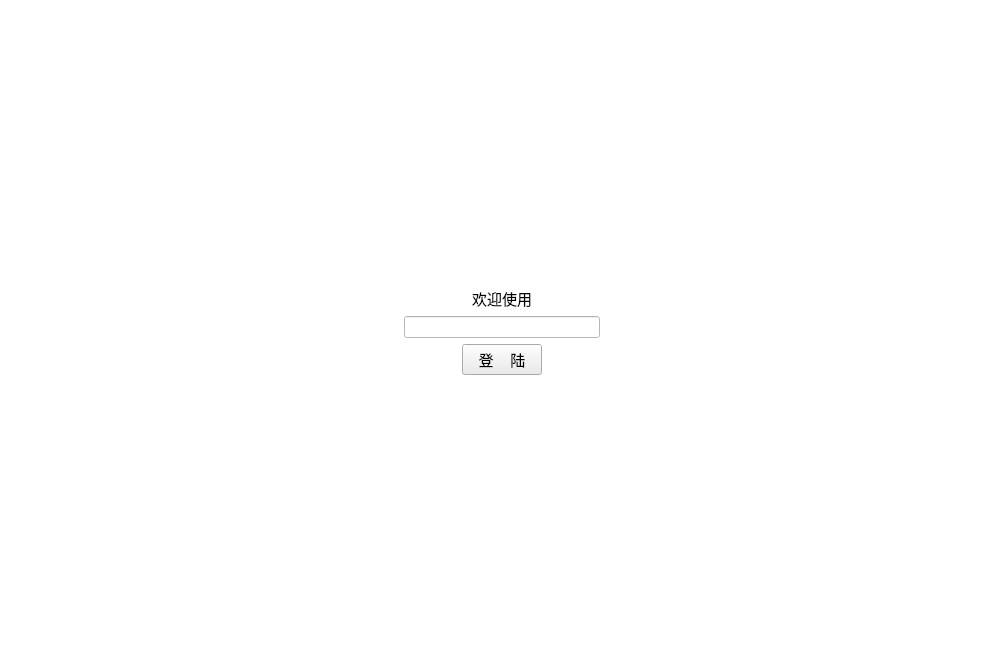
     <widget class="QWidget" name="LoginPage">
      <property name="autoFillBackground">
       <bool>false</bool>
      </property>
      <property name="styleSheet">
       <string notr="true">background-color: rgb(255, 255, 255);
border-color: rgb(255, 255, 255);
</string>
      </property>
      <layout class="QGridLayout" name="gridLayout_5" columnstretch="2,1,2">
       <item row="0" column="1">
        <spacer name="verticalSpacer">
         <property name="orientation">
          <enum>Qt::Vertical</enum>
         </property>
         <property name="sizeHint" stdset="0">
          <size>
           <width>20</width>
           <height>276</height>
          </size>
         </property>
        </spacer>
       </item>
       <item row="1" column="1">
        <widget class="QLabel" name="welcom_label">
         <property name="font">
          <font>
           <family>Microsoft YaHei UI</family>
           <pointsize>11</pointsize>
           <weight>50</weight>
           <italic>false</italic>
           <bold>false</bold>
          </font>
         </property>
         <property name="text">
          <string>欢迎使用</string>
         </property>
         <property name="alignment">
          <set>Qt::AlignCenter</set>
         </property>
        </widget>
       </item>
       <item row="2" column="0">
        <spacer name="horizontalSpacer">
         <property name="orientation">
          <enum>Qt::Horizontal</enum>
         </property>
         <property name="sizeHint" stdset="0">
          <size>
           <width>437</width>
           <height>20</height>
          </size>
         </property>
        </spacer>
       </item>
       <item row="2" column="1">
        <widget class="QLineEdit" name="lineEdit">
         <property name="autoFillBackground">
          <bool>false</bool>
         </property>
         <property name="maxLength">
          <number>256</number>
         </property>
         <property name="clearButtonEnabled">
          <bool>false</bool>
         </property>
        </widget>
       </item>
       <item row="2" column="2">
        <spacer name="horizontalSpacer_2">
         <property name="orientation">
          <enum>Qt::Horizontal</enum>
         </property>
         <property name="sizeHint" stdset="0">
          <size>
           <width>437</width>
           <height>20</height>
          </size>
         </property>
        </spacer>
       </item>
       <item row="3" column="1" alignment="Qt::AlignHCenter">
        <widget class="QPushButton" name="LogInButton">
         <property name="maximumSize">
          <size>
           <width>100</width>
           <height>100</height>
          </size>
         </property>
         <property name="palette">
          <palette>
           <active>
            <colorrole role="Button">
             <brush brushstyle="SolidPattern">
              <color alpha="255">
               <red>235</red>
               <green>235</green>
               <blue>235</blue>
              </color>
             </brush>
            </colorrole>
            <colorrole role="Base">
             <brush brushstyle="SolidPattern">
              <color alpha="255">
               <red>235</red>
               <green>235</green>
               <blue>235</blue>
              </color>
             </brush>
            </colorrole>
            <colorrole role="Window">
             <brush brushstyle="SolidPattern">
              <color alpha="255">
               <red>235</red>
               <green>235</green>
               <blue>235</blue>
              </color>
             </brush>
            </colorrole>
           </active>
           <inactive>
            <colorrole role="Button">
             <brush brushstyle="SolidPattern">
              <color alpha="255">
               <red>235</red>
               <green>235</green>
               <blue>235</blue>
              </color>
             </brush>
            </colorrole>
            <colorrole role="Base">
             <brush brushstyle="SolidPattern">
              <color alpha="255">
               <red>235</red>
               <green>235</green>
               <blue>235</blue>
              </color>
             </brush>
            </colorrole>
            <colorrole role="Window">
             <brush brushstyle="SolidPattern">
              <color alpha="255">
               <red>235</red>
               <green>235</green>
               <blue>235</blue>
              </color>
             </brush>
            </colorrole>
           </inactive>
           <disabled>
            <colorrole role="Button">
             <brush brushstyle="SolidPattern">
              <color alpha="255">
               <red>235</red>
               <green>235</green>
               <blue>235</blue>
              </color>
             </brush>
            </colorrole>
            <colorrole role="Base">
             <brush brushstyle="SolidPattern">
              <color alpha="255">
               <red>235</red>
               <green>235</green>
               <blue>235</blue>
              </color>
             </brush>
            </colorrole>
            <colorrole role="Window">
             <brush brushstyle="SolidPattern">
              <color alpha="255">
               <red>235</red>
               <green>235</green>
               <blue>235</blue>
              </color>
             </brush>
            </colorrole>
           </disabled>
          </palette>
         </property>
         <property name="font">
          <font>
           <family>Microsoft YaHei UI</family>
           <pointsize>11</pointsize>
           <weight>50</weight>
           <italic>false</italic>
           <bold>false</bold>
          </font>
         </property>
         <property name="styleSheet">
          <string notr="true">background-color: rgb(235, 235, 235)qconicalgradient(cx:0.5, cy:0.5, angle:0, stop:0 rgba(255, 255, 255, 255), stop:0.373979 rgba(255, 255, 255, 255), stop:0.373991 rgba(33, 30, 255, 255), stop:0.624018 rgba(33, 30, 255, 255), stop:0.624043 rgba(255, 0, 0, 255), stop:1 rgba(255, 0, 0, 255))</string>
         </property>
         <property name="text">
          <string>登    陆</string>
         </property>
        </widget>
       </item>
       <item row="4" column="1">
        <spacer name="verticalSpacer_2">
         <property name="orientation">
          <enum>Qt::Vertical</enum>
         </property>
         <property name="sizeHint" stdset="0">
          <size>
           <width>20</width>
           <height>278</height>
          </size>
         </property>
        </spacer>
       </item>
      </layout>
     </widget>
